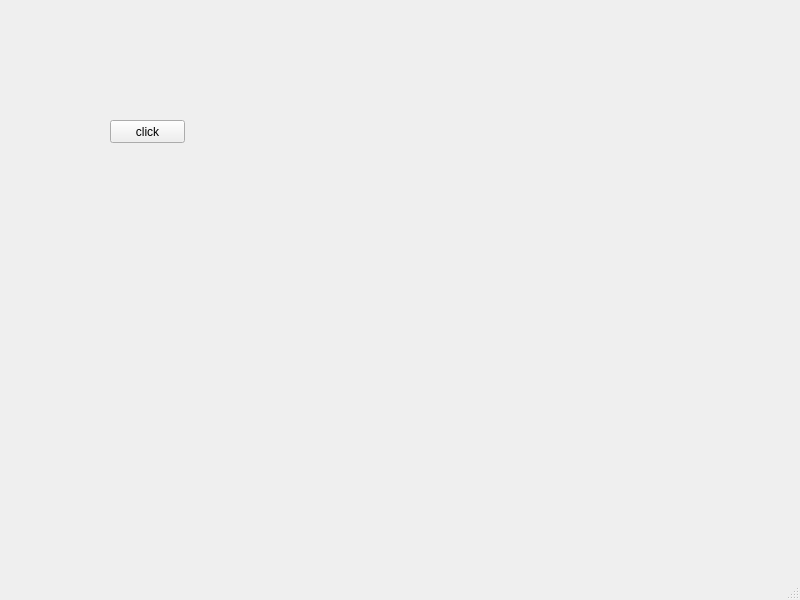
<?xml version="1.0" encoding="UTF-8"?>
<ui version="4.0">
 <class>MainWindow</class>
 <widget class="QMainWindow" name="MainWindow">
  <property name="geometry">
   <rect>
    <x>0</x>
    <y>0</y>
    <width>800</width>
    <height>600</height>
   </rect>
  </property>
  <property name="windowTitle">
   <string>MainWindow</string>
  </property>
  <widget class="QWidget" name="centralwidget">
   <widget class="QPushButton" name="pushButton">
    <property name="geometry">
     <rect>
      <x>110</x>
      <y>120</y>
      <width>75</width>
      <height>23</height>
     </rect>
    </property>
    <property name="text">
     <string>click</string>
    </property>
   </widget>
  </widget>
  <widget class="QMenuBar" name="menubar">
   <property name="geometry">
    <rect>
     <x>0</x>
     <y>0</y>
     <width>800</width>
     <height>21</height>
    </rect>
   </property>
  </widget>
  <widget class="QStatusBar" name="statusbar"/>
 </widget>
 <resources/>
 <connections/>
</ui>
